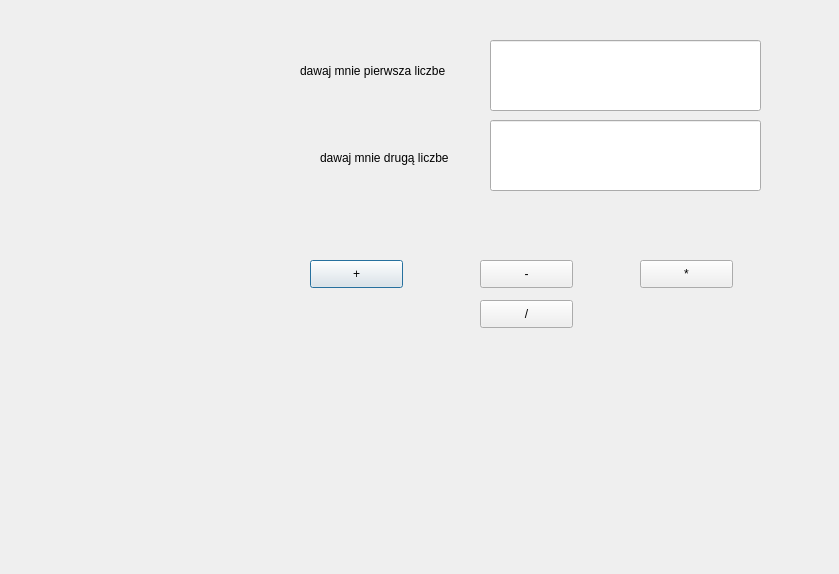
<?xml version="1.0" encoding="UTF-8"?>
<ui version="4.0">
 <class>Dialog</class>
 <widget class="QDialog" name="Dialog">
  <property name="geometry">
   <rect>
    <x>0</x>
    <y>0</y>
    <width>839</width>
    <height>574</height>
   </rect>
  </property>
  <property name="windowTitle">
   <string>Dialog</string>
  </property>
  <widget class="QLineEdit" name="lineEdit">
   <property name="geometry">
    <rect>
     <x>490</x>
     <y>40</y>
     <width>271</width>
     <height>71</height>
    </rect>
   </property>
  </widget>
  <widget class="QLineEdit" name="lineEdit_2">
   <property name="geometry">
    <rect>
     <x>490</x>
     <y>120</y>
     <width>271</width>
     <height>71</height>
    </rect>
   </property>
  </widget>
  <widget class="QLabel" name="label">
   <property name="geometry">
    <rect>
     <x>300</x>
     <y>40</y>
     <width>171</width>
     <height>61</height>
    </rect>
   </property>
   <property name="text">
    <string>dawaj mnie pierwsza liczbe</string>
   </property>
  </widget>
  <widget class="QLabel" name="label_2">
   <property name="geometry">
    <rect>
     <x>320</x>
     <y>150</y>
     <width>151</width>
     <height>16</height>
    </rect>
   </property>
   <property name="text">
    <string>dawaj mnie drugą liczbe</string>
   </property>
  </widget>
  <widget class="QPushButton" name="pushButton">
   <property name="geometry">
    <rect>
     <x>310</x>
     <y>260</y>
     <width>93</width>
     <height>28</height>
    </rect>
   </property>
   <property name="text">
    <string>+</string>
   </property>
  </widget>
  <widget class="QPushButton" name="pushButton_2">
   <property name="geometry">
    <rect>
     <x>480</x>
     <y>260</y>
     <width>93</width>
     <height>28</height>
    </rect>
   </property>
   <property name="text">
    <string>-</string>
   </property>
  </widget>
  <widget class="QPushButton" name="pushButton_3">
   <property name="geometry">
    <rect>
     <x>640</x>
     <y>260</y>
     <width>93</width>
     <height>28</height>
    </rect>
   </property>
   <property name="text">
    <string>*</string>
   </property>
  </widget>
  <widget class="QPushButton" name="pushButton_4">
   <property name="geometry">
    <rect>
     <x>480</x>
     <y>300</y>
     <width>93</width>
     <height>28</height>
    </rect>
   </property>
   <property name="text">
    <string>/</string>
   </property>
  </widget>
 </widget>
 <resources/>
 <connections/>
</ui>
